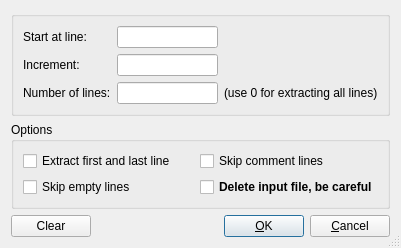
<?xml version="1.0" encoding="UTF-8"?>
<ui version="4.0">
 <class>ExtractLinesDialog</class>
 <widget class="QDialog" name="ExtractLinesDialog">
  <property name="geometry">
   <rect>
    <x>0</x>
    <y>0</y>
    <width>401</width>
    <height>220</height>
   </rect>
  </property>
  <property name="windowTitle">
   <string>Extract lines dialog</string>
  </property>
  <property name="sizeGripEnabled">
   <bool>true</bool>
  </property>
  <layout class="QGridLayout" name="gridLayout_3">
   <item row="0" column="0">
    <widget class="QGroupBox" name="groupBox">
     <property name="title">
      <string/>
     </property>
     <layout class="QGridLayout" name="gridLayout">
      <item row="0" column="0">
       <widget class="QLabel" name="label_1">
        <property name="text">
         <string>Start at line:</string>
        </property>
       </widget>
      </item>
      <item row="0" column="1">
       <widget class="QLineEdit" name="StartLine_lineEdit">
        <property name="frame">
         <bool>true</bool>
        </property>
       </widget>
      </item>
      <item row="1" column="0">
       <widget class="QLabel" name="label_2">
        <property name="text">
         <string>Increment:</string>
        </property>
       </widget>
      </item>
      <item row="1" column="1">
       <widget class="QLineEdit" name="Increment_lineEdit"/>
      </item>
      <item row="2" column="0">
       <widget class="QLabel" name="label_3">
        <property name="text">
         <string>Number of lines:</string>
        </property>
       </widget>
      </item>
      <item row="2" column="1">
       <widget class="QLineEdit" name="NumberOfLines_lineEdit"/>
      </item>
      <item row="2" column="2">
       <widget class="QLabel" name="label_4">
        <property name="text">
         <string>(use 0 for extracting all lines)</string>
        </property>
       </widget>
      </item>
     </layout>
    </widget>
   </item>
   <item row="1" column="0">
    <widget class="QGroupBox" name="groupBox_2">
     <property name="title">
      <string>Options</string>
     </property>
     <layout class="QGridLayout" name="gridLayout_2">
      <item row="0" column="0">
       <widget class="QCheckBox" name="ExtractFirstLastLine_checkBox">
        <property name="text">
         <string>Extract first and last line</string>
        </property>
       </widget>
      </item>
      <item row="0" column="1">
       <widget class="QCheckBox" name="SkipCommentLines_checkBox">
        <property name="text">
         <string>Skip comment lines</string>
        </property>
       </widget>
      </item>
      <item row="1" column="0">
       <widget class="QCheckBox" name="SkipEmptyLines_checkBox">
        <property name="text">
         <string>Skip empty lines</string>
        </property>
       </widget>
      </item>
      <item row="1" column="1">
       <widget class="QCheckBox" name="DeleteInputFile_checkBox">
        <property name="font">
         <font>
          <weight>75</weight>
          <bold>true</bold>
         </font>
        </property>
        <property name="text">
         <string>Delete input file, be careful</string>
        </property>
       </widget>
      </item>
     </layout>
    </widget>
   </item>
   <item row="2" column="0">
    <layout class="QHBoxLayout" name="horizontalLayout">
     <item>
      <widget class="QPushButton" name="ClearAll_pushButton">
       <property name="text">
        <string>Clear</string>
       </property>
      </widget>
     </item>
     <item>
      <spacer name="horizontalSpacer">
       <property name="orientation">
        <enum>Qt::Horizontal</enum>
       </property>
       <property name="sizeHint" stdset="0">
        <size>
         <width>40</width>
         <height>20</height>
        </size>
       </property>
      </spacer>
     </item>
     <item>
      <widget class="QPushButton" name="OK_pushButton">
       <property name="text">
        <string>&amp;OK</string>
       </property>
       <property name="default">
        <bool>true</bool>
       </property>
      </widget>
     </item>
     <item>
      <widget class="QPushButton" name="Cancel_pushButton">
       <property name="text">
        <string>&amp;Cancel</string>
       </property>
      </widget>
     </item>
    </layout>
   </item>
  </layout>
 </widget>
 <tabstops>
  <tabstop>StartLine_lineEdit</tabstop>
  <tabstop>Increment_lineEdit</tabstop>
  <tabstop>NumberOfLines_lineEdit</tabstop>
  <tabstop>ExtractFirstLastLine_checkBox</tabstop>
  <tabstop>SkipCommentLines_checkBox</tabstop>
  <tabstop>SkipEmptyLines_checkBox</tabstop>
  <tabstop>DeleteInputFile_checkBox</tabstop>
  <tabstop>ClearAll_pushButton</tabstop>
  <tabstop>OK_pushButton</tabstop>
  <tabstop>Cancel_pushButton</tabstop>
 </tabstops>
 <resources/>
 <connections/>
</ui>
